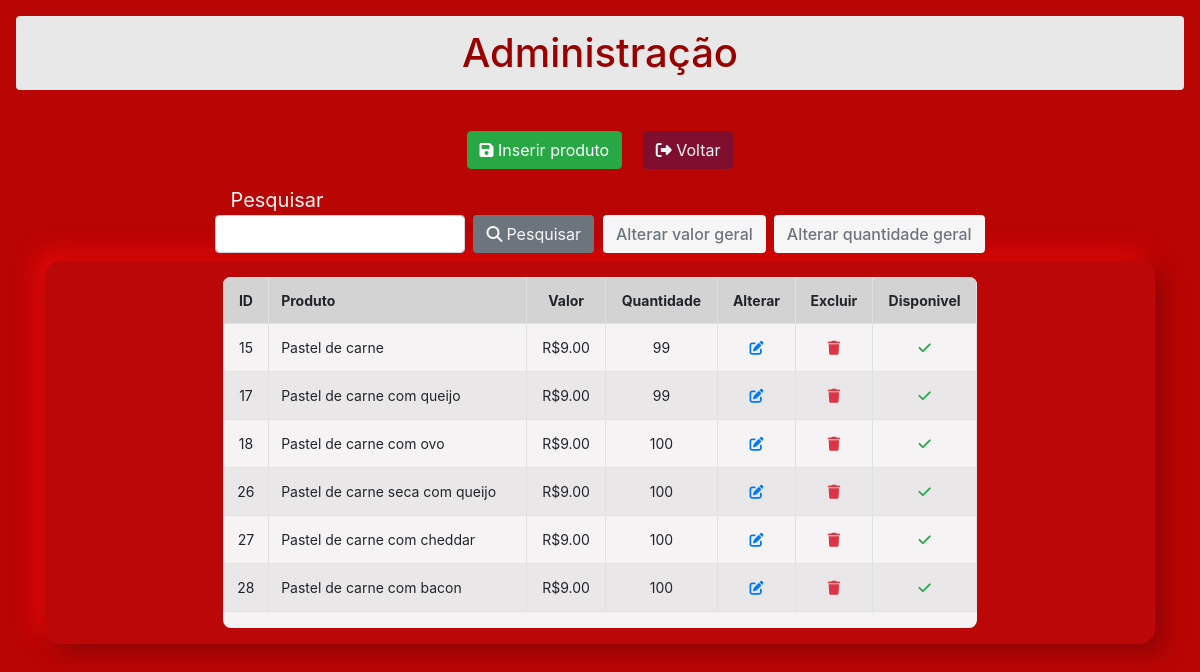
Screenshot of /admin/adm-produtos.php?busca=Pastel de carne with the database file from the repository.
### tables this page shows
CREATE TABLE `tab_produtos` (
  `id` int(11) NOT NULL,
  `produto` varchar(50) NOT NULL,
  `quant` int(11) NOT NULL,
  `valor` decimal(10,2) NOT NULL,
  `tipo` int(1) NOT NULL,
  `disponivel` int(11) NOT NULL
);

### admin/adm-produtos.php (the view, shortened to what this page needs)
<?php
	include_once('../conexao.php');
	include_once('cabecalho.php');
	$busca = isset($_GET['busca']) ? $_GET['busca'] : null;
	if (empty($busca)) {
		$sql = 'SELECT * FROM tab_produtos ORDER BY tipo ASC';
		try {
			$query = $bd->prepare($sql);
			$query->execute();
			$resultado = $query->fetchALL(PDO::FETCH_ASSOC);
		} catch (Exception $e) {
			echo $e->getMEssage();
		}
	}else{
		$sql = 'SELECT * FROM tab_produtos WHERE produto LIKE :produto';
		try {
			$query = $bd->prepare($sql);
			$query->bindvalue(':produto', '%'.$busca.'%');
			$query->execute();
			$resultado = $query->fetchALL(PDO::FETCH_ASSOC);
		} catch (Exception $e) {
		}
	}
?>
	<h1 class="alert text-center" id="produtos-titulo">
		Administração
	</h1>
	<section class="container" id="section">
		<div class="row">
			<div class="col-md-12 text-center">
				<a href="insere-produto.php" class="btn btn-success">
					<i class="fa-solid fa-floppy-disk"></i> Inserir produto
				</a>
				<a href="index.php" class="btn ml-3" id="voltar-produtos">
					<i class="fa-solid fa-right-from-bracket"></i> Voltar
				</a>
			</div>
		</div>
		<div class="row">
			<div class="col-md-12 row" id="div-form" style="justify-content: center">
				<form name="form1" id="formP" method="get" class="mt-3">
					<label for="busca" id="lblBusca">Pesquisar</label>
					<div class="row">
						<div class="row mr-4" id="caixa-pesquisa">
							<input type="text" name="busca" id="busca" class="form-control mb-2">
							<button type="submit" name="pesquisar" id="pesquisarP" class="btn ml-2 mb-2">
								<i class="fa-solid fa-magnifying-glass mr-1"></i>Pesquisar
							</button>
						</div>
						<div class="row" id="caixa-altera">
							<a href="altera-valor.php" class="btn mb-2" id="altera-geral">
							Alterar valor geral
							</a>
							<a href="altera-quant.php" class="btn ml-2 mb-2" id="altera-geral">
								Alterar quantidade geral
							</a>
						</div>
					</div>
				</form>
			</div>
		</div>
		<article class="container row p-3" id="produtos-article">
				<?php
					if ($query->rowCount() <= 0) {
						echo '<h3 class="alert alert-danger mt-3">Não foi encontrado nenhum registro!</h3>';
					}else{
						echo '
							<div class="table-responsive" id="tabelaPro">
								<table class="table table-bordered table-striped table-hover" >
								<tr style="background-color: #d3d3d3">
									<th class="text-center">ID</th>
									<th class="text-left">Produto</th>
									<th class="text-center">Valor</th>
									<th class="text-center">Quantidade</th>
									<th class="text-center">Alterar</th>
									<th class="text-center">Excluir</th>
									<th class="text-center">Disponivel</th>
								</tr>
						';
							foreach ($resultado as $res) {
							echo '<tr>
									<td class="text-center align-middle">'.$res['id'].'</td>
									<td class="text-left align-middle">'.$res['produto'].'</td>
									<td class="text-center align-middle">R$'.$res['valor'].'</td>
									<td class="text-center align-middle">'.$res['quant'].'</td>
									<td class="text-center align-middle"><a href="alterar-produto.php?id='.$res['id'].'"><i class="fa-solid fa-pen-to-square"></i></a></td>
									<form method="post">
										<input type="text" name="id-modal" value="'.$res['id'].'" style="display: none">
										<td class="text-center align-middle"><button type="submit" name="exclui" class="text-danger" id="excluir" ><i class="fa-solid fa-trash"></i></button></td>
									</form>
									';
									if ($res['disponivel'] == 1) {
										echo '
											<td class="text-center align-middle"><a href="desativa-produto.php?id='.$res['id'].'" onclick="return desativaPessoa('.$res['id'].')" class="text-success"><i class="fa-solid fa-check"></i></a></td>
										';
									}else{
										echo '
											<td class="text-center align-middle"><a href="ativa-produto.php?id='.$res['id'].'" onclick="return ativaPessoa('.$res['id'].')" class="text-danger"><i class="fa-solid fa-xmark"></i></a></td>
										';
									}
						}
						echo '
							</table>
						</div>
						';
					}?>
				</article>
		</section>
		<?php
			include_once('rodape.php');
		?>

### admin/css/style.css (style rules this page uses)
body { background-color: #b90504; }
#voltar-produtos { background-color: #800f2f; color: #f6f6f6; }
#produtos-titulo { background-color: #e8e8e8; color: #990100; }
#altera-geral { background-color: #f6f6f6; color: #6c757d; font-weight: 500; }
#formP { justify-content: center; }
#lblBusca { color: #f6f6f6; font-size: 20px; margin-bottom: 0; margin-left: -15px; }
#busca { width: 250px; }
section { padding: 25px; }
#produtos-article { justify-content: center; margin: 0px; border-radius: 15px; background: #bb0707; box-shadow: 8px 8px 23px #890505, -8px -8px 23px #ed0909; }
#tabelaPro { width: 70%; border-radius: 8px; background-color: #f5f3f4; max-height: 650px; overflow: auto; }
#tabelaPro tr,th { font-size: 14px; }
#excluir { border: none; background-color: rgba(0,0,0,0); }
#pesquisarP { background-color: #6c757d; color: #f6f6f6; }
#div-form { margin: 0; }

### rows the page displays
tab_produtos: id "15", produto "Pastel de carne", valor "9.00", quant "99"
tab_produtos: id "17", produto "Pastel de carne com queijo", valor "9.00", quant "99"
tab_produtos: id "18", produto "Pastel de carne com ovo", valor "9.00", quant "100"
tab_produtos: id "26", produto "Pastel de carne seca com queijo", valor "9.00", quant "100"
tab_produtos: id "27", produto "Pastel de carne com cheddar", valor "9.00", quant "100"
tab_produtos: id "28", produto "Pastel de carne com bacon", valor "9.00", quant "100"
